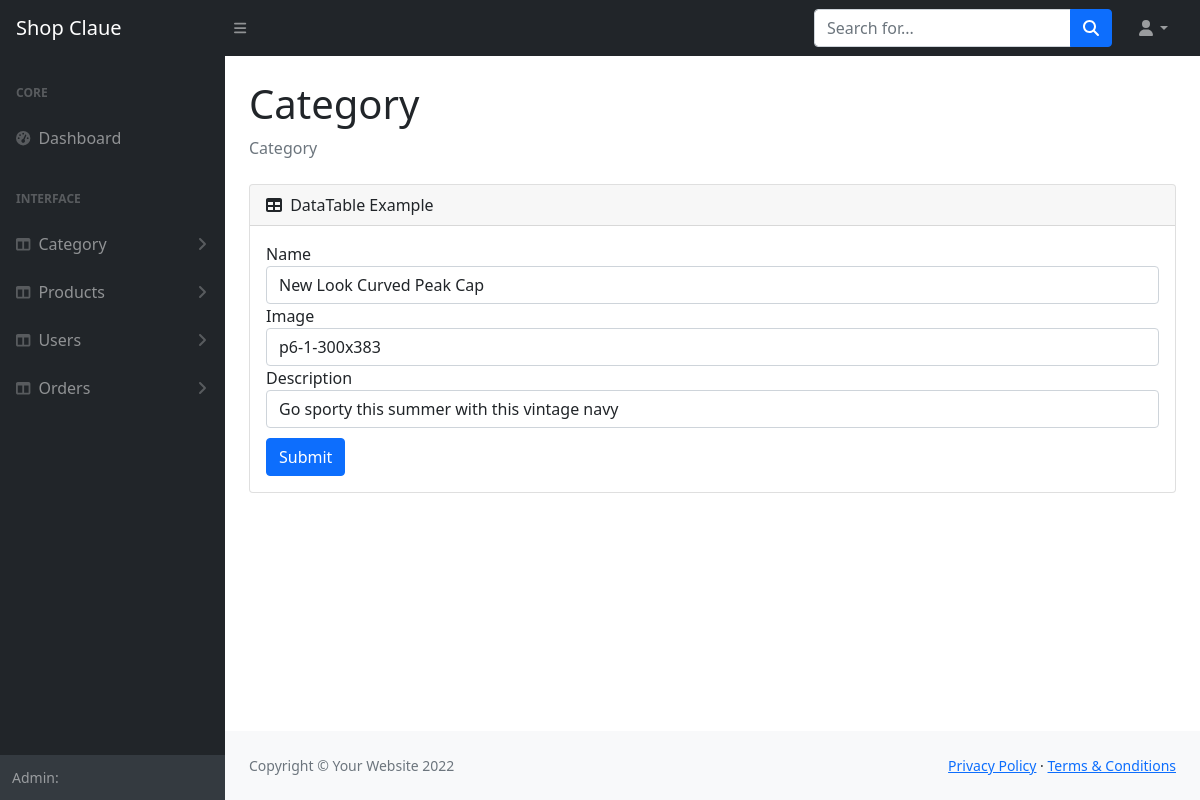
The app's page /admin/category/edit.php?category_id=2 with its own data.
### tables this page shows
CREATE TABLE `categories` (
  `id` int(11) NOT NULL,
  `image` varchar(2048) NOT NULL,
  `name` varchar(45) NOT NULL,
  `description` varchar(45) NOT NULL
);

### core/db/db_category.php (called while the page is built, shortened)
<?php
$pdo = get_pdo();
function get_category($category_id){
    global $pdo;
    $sql = "SELECT * FROM CATEGORIES WHERE ID=:id";
    $stmt = $pdo->prepare($sql);
    $stmt->bindParam(':id', $category_id);
    $stmt->execute();
    $stmt->setFetchMode(PDO::FETCH_ASSOC);
    $result = $stmt->fetchAll();
    foreach ($result as $row){
        return array(
            'id' => $row['id'],
            'name' => $row['name'],
            'img' => $row['image'],
            'description' => $row['description'],
        );
    }
    return null;
}

### admin/view/category/_edit.php (the view, shortened to what this page needs)
<!DOCTYPE html>
<html lang="en">
<head>
    <link href="../../public/admin/css/style.css" rel="stylesheet" />
</head>
<body class="sb-nav-fixed">
    <?php include_once '../view/inc/_navbar.php' ?>
    <div id="layoutSidenav">
        <?php include_once '../view/inc/_sideleft.php' ?>
        <div id="layoutSidenav_content">
            <main>
                <div class="container-fluid px-4">
                    <h1 class="mt-4">Category</h1>
                    <ol class="breadcrumb mb-4">
                        <li class="breadcrumb-item active">Category</li>
                    </ol>
                    <div class="card mb-4">
                        <div class="card-header">
                            <i class="fas fa-table me-1"></i>
                            DataTable Example
                        </div>
                        <div class="card-body">
                            <form action="edit.php" method="post">
                                <div class="form-group">
                                    <label for="exampleInputEmail1">Name</label>
                                    <input type="text" name="name" value="<?php echo $category['name']; ?>" class="form-control" id="exampleInputEmail1" aria-describedby="emailHelp" placeholder="">
                                </div>
                                <div class="form-group">
                                    <label for="exampleInputPassword1">Image</label>
                                    <input type="text" name="image" value="<?php echo $category['img']; ?>"  class="form-control" id="exampleInputPassword1" placeholder="">
                                </div>
                                <div class="form-group">
                                    <label for="exampleInputPassword1">Description</label>
                                    <input type="text" name="description" value="<?php echo $category['description']; ?>"  class="form-control" id="exampleInputPassword1" placeholder="">
                                </div>
                                <button type="submit" class="btn btn-primary" style="margin-top: 10px;">Submit</button>
                            </form>
                        </div>
                    </div>
                </div>
            </main>
            <footer class="py-4 bg-light mt-auto">
                <div class="container-fluid px-4">
                    <div class="d-flex align-items-center justify-content-between small">
                        <div class="text-muted">Copyright &copy; Your Website 2022</div>
                        <div>
                            <a href="#">Privacy Policy</a>
                            &middot;
                            <a href="#">Terms &amp; Conditions</a>
                        </div>
                    </div>
                </div>
            </footer>
        </div>
    </div>
</body>
</html>

### records on screen
categories: name "New Look Curved Peak Cap", image "p6-1-300x383", description "Go sporty this summer with this vintage navy"
